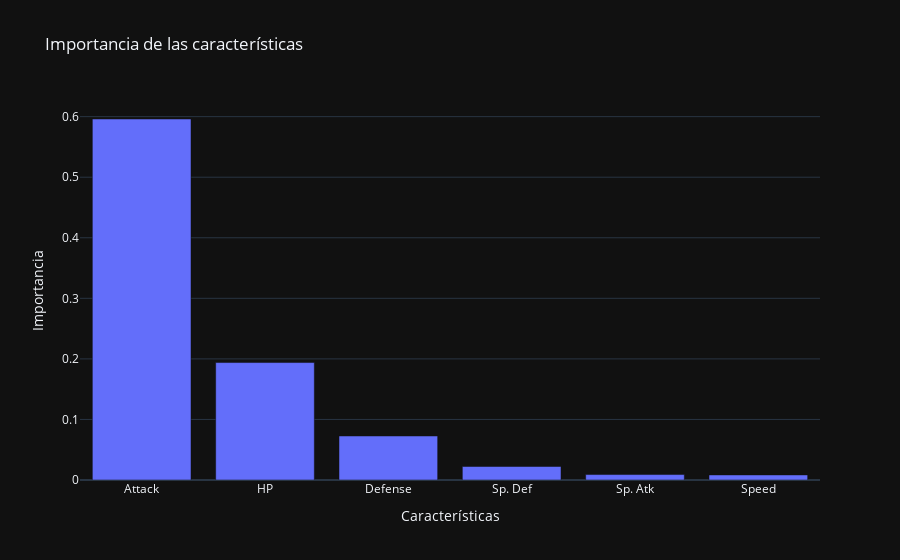

The notebook cell saved with this chart:
### Code cell
# Crear un gráfico de barras para mostrar las importancias de las características

fig = go.Figure()
fig.add_trace(go.Bar(x=importances_df['feature'], y=importances_df['importance']))
fig.update_layout(title='Importancia de las características', xaxis_title='Características', yaxis_title='Importancia')
fig.show()

### Figure 1 — Plotly figure (JSON) as saved in the notebook; plotly's stock layout.template omitted (floating-point values rounded to 4 significant figures)
{"data": [{"x": ["Attack", "HP", "Defense", "Sp. Def", "Sp. Atk", "Speed"], "y": [0.5961, 0.1939, 0.0727, 0.02233, 0.008993, 0.008373], "type": "bar"}], "layout": {"title": {"text": "Importancia de las características"}, "xaxis": {"title": {"text": "Características"}}, "yaxis": {"title": {"text": "Importancia"}}}}
